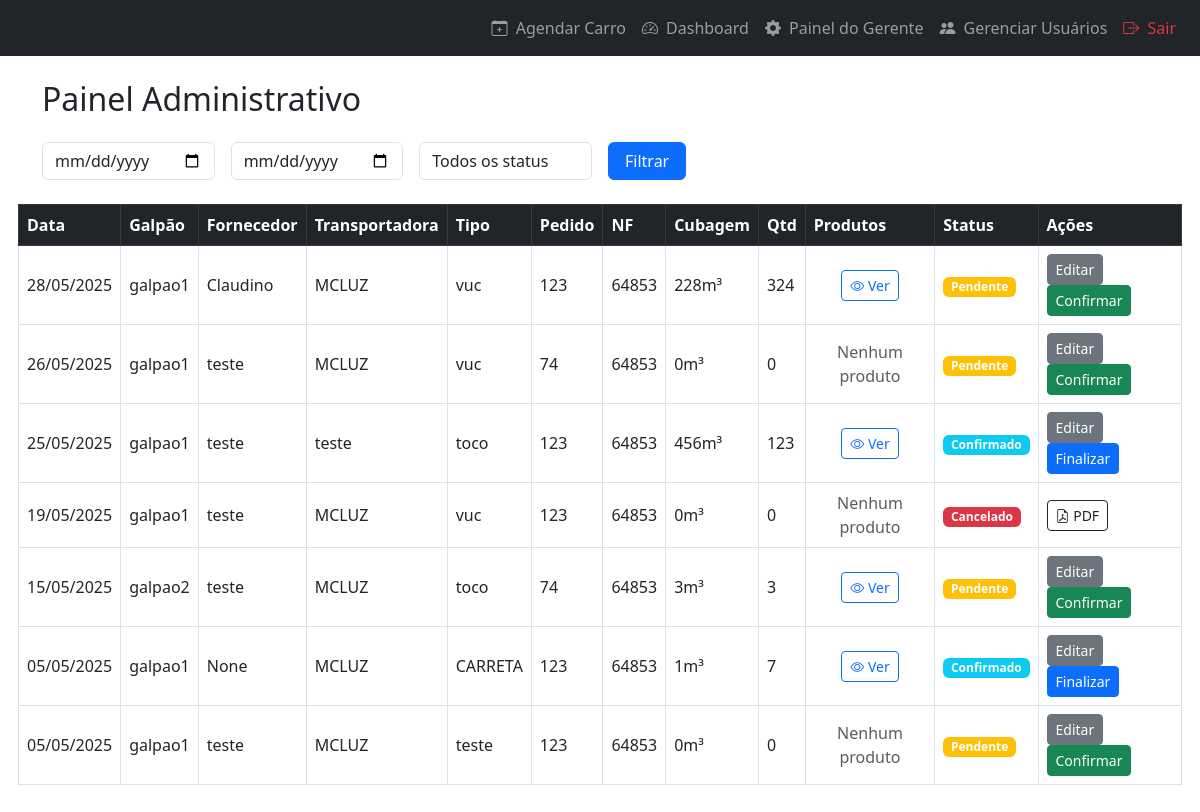
The page /painel-gerente/ (signed in) on the database as committed earlier.
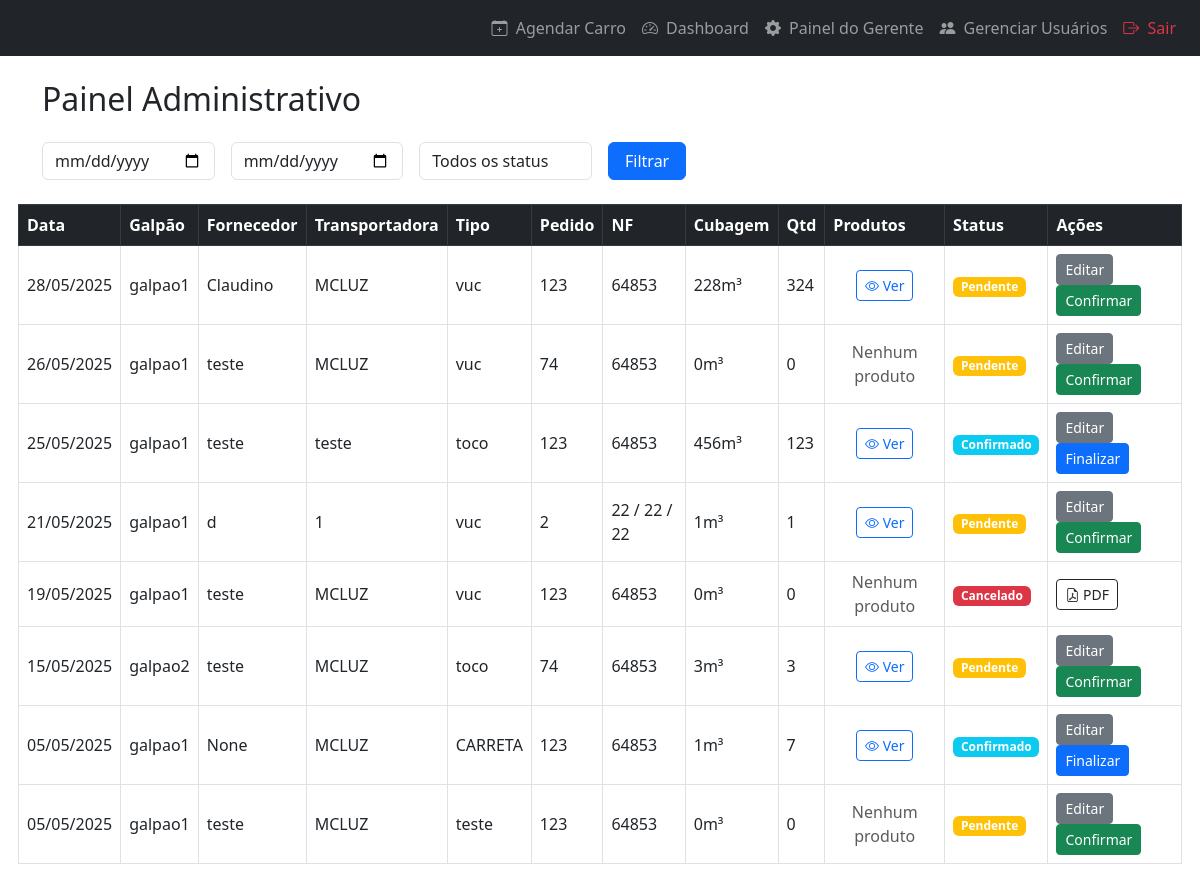
The same page on the database as committed later.
### agendamentos/models.py (models this page shows, shortened)
class Agendamento(models.Model):
    usuario = models.ForeignKey(settings.AUTH_USER_MODEL, on_delete=models.CASCADE)
    data_hora = models.DateTimeField()
    cnpj = models.CharField(max_length=18)
    fornecedor = models.CharField(max_length=100)
    email = models.EmailField(max_length=500)
    transportadora = models.CharField(max_length=100)
    nota_fiscal = models.CharField(max_length=100)
    pedido = models.CharField(max_length=100)
    GALPAO_CHOICES = [
        ('galpao1', 'galpão1'),
        ('galpao2', 'galpão2'),
        ('galpao3', 'galpão3'),
        ('galpãa4', 'galpão4'),
    ]
    galpao = models.CharField("Galpão", max_length=20,choices=GALPAO_CHOICES,)
    TIPO_CARRO_CHOICES = [
        ('vuc', 'VUC'),
        ('toco', 'Toco'),
        ('truck', 'Truck'),
        ('carreta', 'Carreta'),
    ]
    tipo_carro = models.CharField("Tipo", max_length=20,choices=TIPO_CARRO_CHOICES,)
    STATUS_CHOICES = [
        ('pendente', 'Pendente'),
        ('confirmado', 'Confirmado'),
        ('cancelado', 'Cancelado'),
        ('finalizado', 'Finalizado'),
    ]
    status = models.CharField(max_length=20, choices=STATUS_CHOICES, default='pendente')
    criado_em = models.DateTimeField(auto_now_add=True)
    def cubagem_total(self):
        return self.itens.aggregate(total=Sum('cubagem'))['total'] or 0
    def quantidade_total(self):
        return self.itens.aggregate(total=Sum('quantidade'))['total'] or 0

### agendamentos/views.py (the view)
# urls.py: path('painel-gerente/', views.painel_gerente, name='painel_gerente'),
@login_required
@user_passes_test(is_gerente)
def painel_gerente(request):
    data_inicial = request.GET.get('data_inicial')
    data_final = request.GET.get('data_final')
    status = request.GET.get('status')
    mercadoria = request.GET.get('mercadoria')
    agendamentos = Agendamento.objects.all()
    if data_inicial:
        try:
            data_inicial = datetime.strptime(data_inicial, '%Y-%m-%d').date()
            agendamentos = agendamentos.filter(data_hora__gte=data_inicial)
        except ValueError:
            pass
    if data_final:
        try:
            data_final = datetime.strptime(data_final, '%Y-%m-%d').date()
            agendamentos = agendamentos.filter(data_hora__lte=data_final)
        except ValueError:
            pass
    if status:
        agendamentos = agendamentos.filter(status=status)
    if mercadoria:
        agendamentos = agendamentos.filter(itens__mercadoria__icontains=mercadoria).distinct()
    agendamentos = agendamentos.order_by('-data_hora')
    paginator = Paginator(agendamentos, 10)
    page_number = request.GET.get('page')
    page_obj = paginator.get_page(page_number)
    context = {
        'page_obj': page_obj,
        'data_inicial': data_inicial,
        'data_final': data_final,
        'mercadoria': mercadoria,
        'status':status,
        'status_choices':Agendamento.STATUS_CHOICES,
        'mercadoria': mercadoria,
    }
    return render(request, 'agendamento/painel_gerente.html', context)

### agendamentos/views.py (called while the page is built)
def is_gerente(user):
    return user.is_authenticated and user.is_gerente

### templates/agendamento/painel_gerente.html (shortened to what this page needs)
{% extends 'base.html' %}
{% block content %}
<h2 class="mb-4">Painel Administrativo</h2>
<form method="get" class="row g-3 mb-4">
    <div class="col-md-2">
        <input type="date" name="data_inicial" class="form-control" value="{{ data_inicial|default:"" }}">
    </div>
    <div class="col-md-2">
        <input type="date" name="data_final" class="form-control" value="{{ data_final|default:"" }}">
    </div>
    <div class="col-md-2">
        <select name="status" class="form-control">
            <option value="" {% if not status %}selected{% endif %}>Todos os status</option>
        </select>
    </div>
    <div class="col-md-1 d-grid">
        <button type="submit" class="btn btn-primary">Filtrar</button>
    </div>
</form>
<div class="table-responsive row g-5 mb-4">
    <table class="table table-bordered table-hover align-middle">
        <thead class="table-dark">
            <tr>
                <th>Data</th>
                <th>Galpão</th>
                <th>Fornecedor</th>
                <th>Transportadora</th>
                <th>Tipo</th>
                <th>Pedido</th>
                <th>NF</th>
                <th>Cubagem</th>
                <th>Qtd</th>
                <th>Produtos</th>
                <th>Status</th>
                <th>Ações</th>
            </tr>
        </thead>
        <tbody>
            {% for ag in page_obj %}
                <tr>
                    <td>{{ ag.data_hora|date:"d/m/Y" }}</td>
                    <td>{{ ag.galpao }}</td>
                    <td>{{ ag.fornecedor }}</td>
                    <td>{{ ag.transportadora }}</td>
                    <td>{{ ag.tipo_carro }}</td>
                    <td>{{ ag.pedido }}</td>
                    <td>{{ ag.nota_fiscal }}</td>
                    <td>{{ ag.cubagem_total|floatformat:"-2" }}m³</td>
                    <td>{{ ag.quantidade_total|floatformat:"-2" }}</td>
                    <td class="text-center">
                        {% if ag.itens.exists %}
                            <button type="button" class="btn btn-outline-primary btn-sm" data-bs-toggle="modal" data-bs-target="#produtosModal{{ ag.id }}">
                                <i class="bi bi-eye"></i> Ver
                            </button>
                            </div>
                        {% else %}
                            <span class="text-muted">Nenhum produto</span>
                        {% endif %}
                    </td>
                    <td>
                        {% if ag.status == 'pendente' %}
                            <span class="badge bg-warning">Pendente</span>
                        {% elif ag.status == 'confirmado' %}
                            <span class="badge bg-info">Confirmado</span>
                        {% elif ag.status == 'cancelado' %}
                            <span class="badge bg-danger">Cancelado</span>
                        {% elif ag.status == 'finalizado' %}
                            <span class="badge bg-success">Finalizado</span>
                        {% endif %}
                    </td>
                    <td>
                        {% if ag.status == 'pendente' %}
                            <a href="{% url 'agendamento_editar' ag.pk %}" class="btn btn-secondary btn-sm">Editar</a>
                            <a href="{% url 'confirmar_agendamento' ag.id %}" class="btn btn-success btn-sm">Confirmar</a>
                        {% elif ag.status == 'confirmado' %}
                            <a href="{% url 'agendamento_editar' ag.pk %}" class="btn btn-secondary btn-sm">Editar</a>
                            <a href="{% url 'finalizar_agendamento' ag.id %}" class="btn btn-primary btn-sm">Finalizar</a>
                        {% else %}
                           <a href="{% url 'baixar_agendamento_pdf' ag.id %}" class="btn btn-outline-dark btn-sm" target="_blank">
                                <i class="bi bi-file-earmark-pdf"></i> PDF
                            </a>
                        {% endif %}
                    </td>
                </tr>
            {% empty %}
                <tr>
                    <td colspan="12" class="text-center">Nenhum agendamento encontrado.</td>
                </tr>
            {% endfor %}
{% endblock %}

### templates/base.html (shortened to what this page needs)
{% load static %}
<!DOCTYPE html>
<html lang="pt-br">
<head>
    <link rel="stylesheet" href="https://cdn.jsdelivr.net/npm/bootstrap@5.3.0/dist/css/bootstrap.min.css">
    <link rel="stylesheet" href="https://cdn.jsdelivr.net/npm/bootstrap-icons@1.10.5/font/bootstrap-icons.css">
</head>
<body>
<nav class="navbar navbar-expand-lg navbar-dark bg-dark px-3">
    <div class="collapse navbar-collapse">
        <ul class="navbar-nav ms-auto">
            {% if user.is_authenticated %}
                <li class="nav-item">
                    <a class="nav-link" href="{% url 'agendamento_criar' %}">
                        <i class="bi bi-calendar-plus me-1"></i> Agendar Carro
                    </a>
                </li>
                {% if user.is_gerente %}
                    <li class="nav-item">
                        <a class="nav-link" href="{% url 'painel_dashboard' %}">
                            <i class="bi bi-speedometer2 me-1"></i> Dashboard
                        </a>
                    </li>
                    <li class="nav-item">
                        <a class="nav-link" href="{% url 'painel_gerente' %}">
                            <i class="bi bi-gear-fill me-1"></i> Painel do Gerente
                        </a>
                    </li>
                    <li class="nav-item">
                        <a class="nav-link" href="{% url 'listar_usuarios' %}">
                            <i class="bi bi-people-fill me-1"></i> Gerenciar Usuários
                        </a>
                    </li>
                {% endif %}
                <li class="nav-item">
                    <a class="nav-link text-danger" href="{% url 'logout' %}">
                        <i class="bi bi-box-arrow-right me-1"></i> Sair
                    </a>
                </li>
            {% else %}
                <li class="nav-item">
                    <span class="navbar-text text-white">
                        <i class="bi bi-calendar-event me-1"></i> Agendamento
                    </span>
                </li>
            {% endif %}
        </ul>
    </div>
</nav>
<div class="container mt-4">
    {% block content %}
    {% endblock %}
</body>
</html>

Rows that differ between the two databases and show on the page:
added Agendamento: data_hora "21/05/2025", galpao "galpao1", fornecedor "d", transportadora "1", tipo_carro "vuc", pedido "2", nota_fiscal "22 / 22 / 22", cubagem_total "1", quantidade_total "1", status "Pendente"
